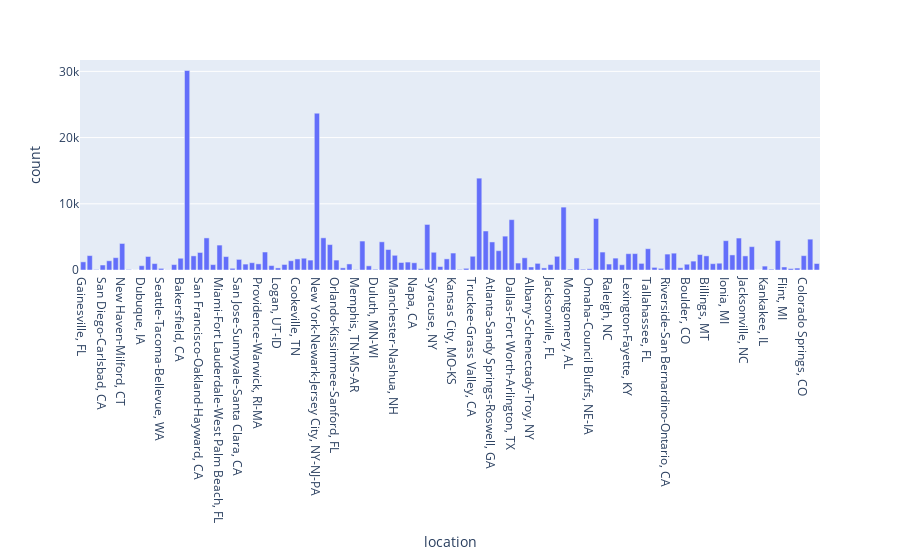

Write notebook code for a chart like this one.
### Code cell
fig = px.bar(plot, x='location', y='count')
fig.show()

### Figure 1 — Plotly figure (JSON) as saved in the notebook; plotly's stock layout.template omitted (floating-point values rounded to 4 significant figures)
{"data": [{"alignmentgroup": "True", "hovertemplate": "location=%{x}<br>count=%{y}<extra></extra>", "legendgroup": "", "marker": {"color": "#636efa"}, "name": "", "offsetgroup": "", "orientation": "v", "showlegend": false, "textposition": "auto", "type": "bar", "x": ["Gainesville, FL", "Atlantic City-Hammonton, NJ", "Deltona-Daytona Beach-Ormond Beach, FL", "San Diego-Carlsbad, CA", "Cleveland-Elyria, OH", "Kingsport-Bristol-Bristol, TN-VA", "New Haven-Milford, CT", "Birmingham-Hoover, AL", "Corpus Christi, TX", "Dubuque, IA", "Las Vegas-Henderson-Paradise, NV", "Indianapolis-Carmel-Anderson, IN", "Seattle-Tacoma-Bellevue, WA", "Albany, OR", "Winston-Salem, NC", "Bakersfield, CA", "Los Angeles-Long Beach-Anaheim, CA", "Minneapolis-St. Paul-Bloomington, MN-WI", "San Francisco-Oakland-Hayward, CA", "Phoenix-Mesa-Scottsdale, AZ", "Allentown-Bethlehem-Easton, PA-NJ", "Miami-Fort Lauderdale-West Palm Beach, FL", "Selma, AL", "Dayton, OH", "San Jose-Sunnyvale-Santa Clara, CA", "Bridgeport-Stamford-Norwalk, CT", "Price, UT", "Providence-Warwick, RI-MA", "Columbus, GA-AL", "Greenville-Anderson-Mauldin, SC", "Logan, UT-ID", "Myrtle Beach-Conway-North Myrtle Beach, SC-NC", null, "Buffalo-Cheektowaga-Niagara Falls, NY", "Cookeville, TN", "New Philadelphia-Dover, OH", "Anchorage, AK", "New York-Newark-Jersey City, NY-NJ-PA", "St. Louis, MO-IL", "Jackson, MS", "Orlando-Kissimmee-Sanford, FL", "McAllen-Edinburg-Mission, TX", "Oxnard-Thousand Oaks-Ventura, CA", "Memphis, TN-MS-AR", "San Antonio-New Braunfels, TX", "Troy, AL", "Duluth, MN-WI", "Danville, VA", "Washington-Arlington-Alexandria, DC-VA-MD-WV", "Manchester-Nashua, NH", "Greensboro-High Point, NC", "Sterling, IL", "Napa, CA", "Monroe, LA", "Louisville/Jefferson County, KY-IN", "Syracuse, NY", "Little Rock-North Little Rock-Conway, AR", "Austin-Round Rock, TX", "Kansas City, MO-KS", "Cincinnati, OH-KY-IN", "Bozeman, MT", "Truckee-Grass Valley, CA", "Boston-Cambridge-Newton, MA-NH", "Philadelphia-Camden-Wilmington, PA-NJ-DE-MD", "Atlanta-Sandy Springs-Roswell, GA", "Pittsburgh, PA", "Chicago-Naperville-Elgin, IL-IN-WI", "Dallas-Fort Worth-Arlington, TX", "North Wilkesboro, NC", "Oklahoma City, OK", "Albany-Schenectady-Troy, NY", "Quincy, IL-MO", "Pontiac, IL", "Jacksonville, FL", "Fairbanks, AK", "Houston-The Woodlands-Sugar Land, TX", "Montgomery, AL", "Hartford-West Hartford-East Hartford, CT", "Port St. Lucie, FL", "Omaha-Council Bluffs, NE-IA", "Charlotte-Concord-Gastonia, NC-SC", "Baltimore-Columbia-Towson, MD", "Raleigh, NC", "Sacramento--Roseville--Arden-Arcade, CA", "Laurel, MS", "Lexington-Fayette, KY", "Tampa-St. Petersburg-Clearwater, FL", "London, KY", "Tallahassee, FL", "Roanoke, VA", "Virginia Beach-Norfolk-Newport News, VA-NC", "Riverside-San Bernardino-Ontario, CA", "Concord, NH", "Stockton-Lodi, CA", "Boulder, CO", "Milwaukee-Waukesha-West Allis, WI", "Detroit-Warren-Dearborn, MI", "Billings, MT", "Alexandria, LA", "Salinas, CA", "Ionia, MI", "Morgantown, WV", "Vineland-Bridgeton, NJ", "Jacksonville, NC", "Spokane-Spokane Valley, WA", "Scranton--Wilkes-Barre--Hazleton, PA", "Kankakee, IL", "Portland-Vancouver-Hillsboro, OR-WA", "Denver-Aurora-Lakewood, CO", "Flint, MI", "Santa Maria-Santa Barbara, CA", "Muncie, IN", "Colorado Springs, CO", "Wilson, NC", "Hagerstown-Martinsburg, MD-WV"], "xaxis": "x", "y": [1229, 2176, 73, 754, 1392, 1863, 4007, 75, 11, 651, 2042, 970, 246, 23, 819, 1775, 30131, 2134, 2647, 4846, 815, 3764, 2027, 259, 1603, 893, 1102, 927, 2716, 668, 317, 837, 8346, 1402, 1672, 1781, 1496, 23684, 4858, 3839, 1498, 324, 916, 62, 4373, 630, 107, 4257, 3090, 2220, 1131, 1198, 1091, 216, 6880, 2677, 520, 1682, 2562, 88, 254, 2073, 13873, 5890, 4236, 2917, 5114, 7605, 1050, 1842, 457, 1003, 315, 818, 2067, 9499, 125, 1820, 117, 187, 7780, 2710, 899, 1796, 795, 2464, 2475, 998, 3216, 394, 246, 2404, 2544, 337, 872, 1342, 2332, 2132, 955, 1026, 4428, 2278, 4825, 2130, 3526, 6, 589, 119, 4453, 456, 218, 292, 2168, 4659, 982], "yaxis": "y"}], "layout": {"barmode": "relative", "legend": {"tracegroupgap": 0}, "margin": {"t": 60}, "xaxis": {"anchor": "y", "domain": [0, 1], "title": {"text": "location"}}, "yaxis": {"anchor": "x", "domain": [0, 1], "title": {"text": "count"}}}}
